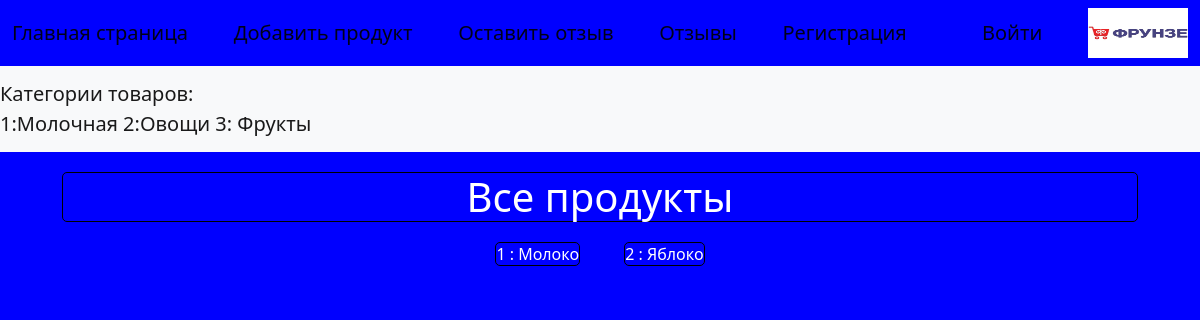
Before: /products/ with the older database file.
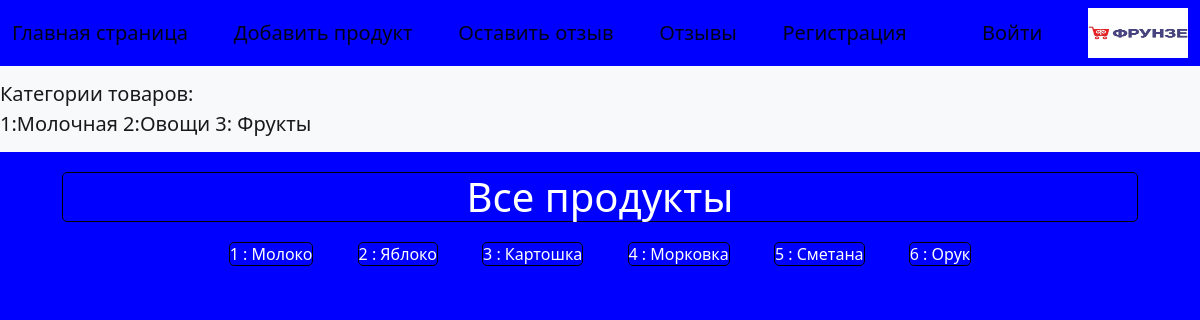
After: the same page with the newer database file.
### DZ/models.py (models this page shows, shortened)
class Product(models.Model):
    class Meta:
        verbose_name = 'Продукт'
        verbose_name_plural = 'Продукты'
    title = models.CharField('Название', max_length=255, null=False)
    description = models.CharField('Описание', max_length=255, null=False)
    price = models.IntegerField('Цена', default=0)
    category = models.ForeignKey(Category, verbose_name='Категория', on_delete=models.CASCADE, null=True)

### DZ/views.py (the view)
# urls.py: path('products/', views.index),
def index(request):
    products = Product.objects.all()
    data = {
        'title': "Все продукты",
        'product': products
    }
    return render(request, 'index.html', context=data)

### templates/index.html
{% extends 'layout.html' %}
{% block content %}
<h1 class="white_tag">{{ title }}</h1>
{% for products in product %}
    <a class="white_tag" href="/products/{{ products.id }}/">
        {{ products.id }} : {{ products.title }}</a>
{% endfor %}
{% endblock %}

Changed rows visible on the page:
added Product: id "3", title "Картошка"
added Product: id "4", title "Морковка"
added Product: id "5", title "Сметана"
added Product: id "6", title "Орук"
